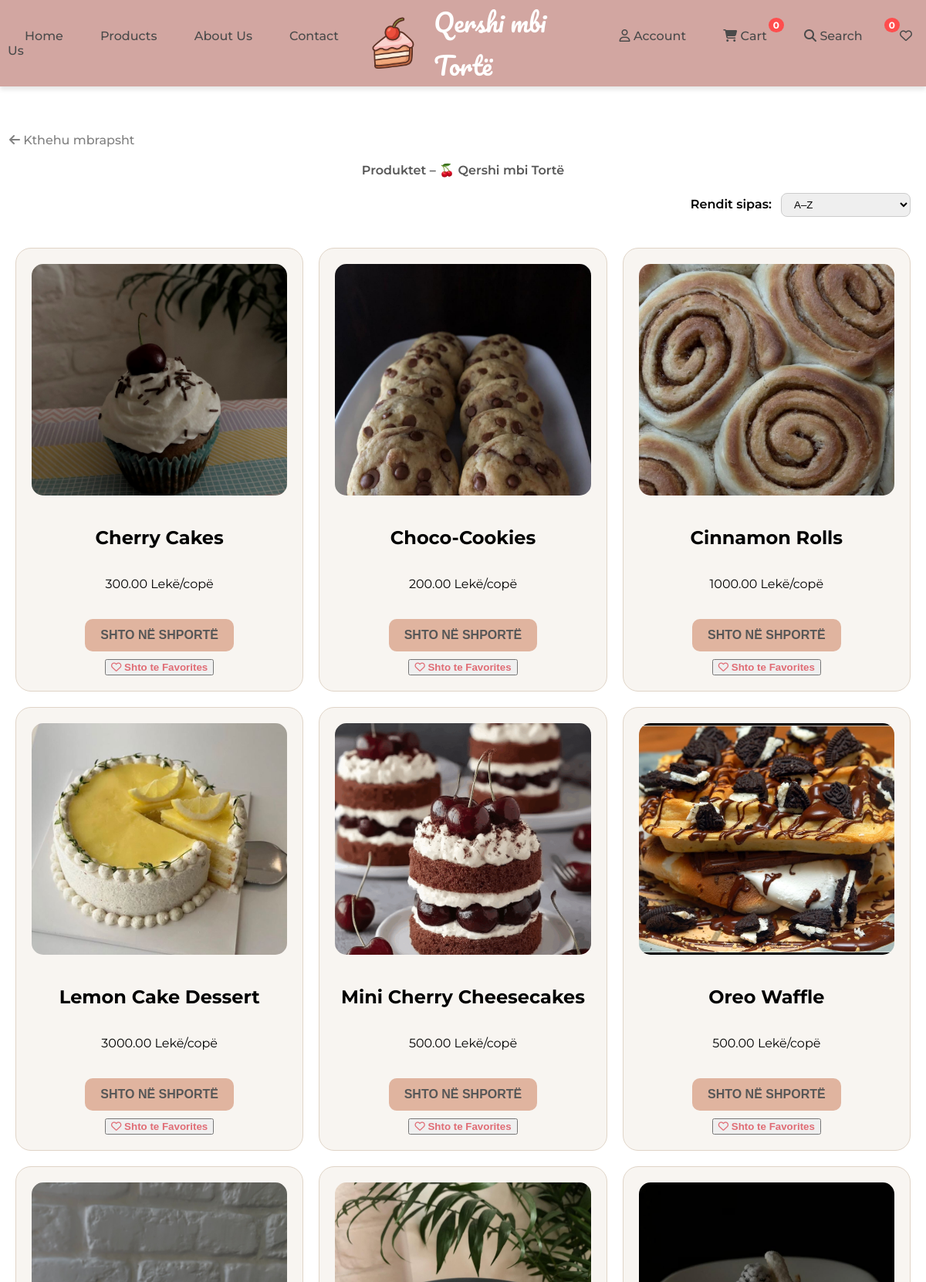
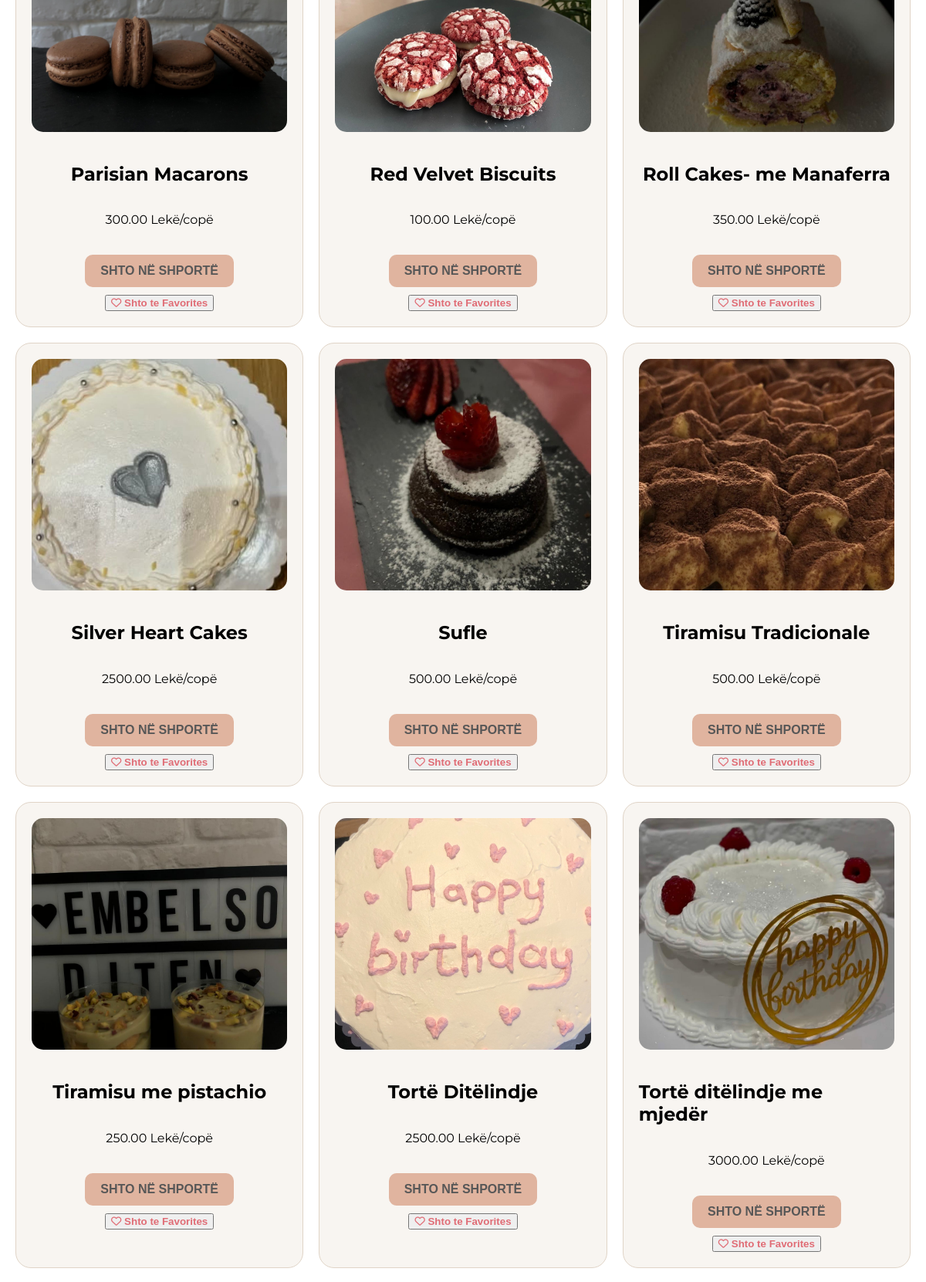
Screenshot of /products/ (upper part) with the database file from the repository (2 pictures, top to bottom).
### shop/models.py (models this page shows, shortened)
class Product(models.Model):
    name = models.CharField(max_length=200)
    price = models.DecimalField(max_digits=8, decimal_places=2)
    available_quantity = models.IntegerField(default=0)
    ordered_quantity = models.IntegerField(default=0)
    image = models.ImageField(upload_to='images/', default='images/default.png')

### shop/views.py (the view)
# urls.py: path("products/", views.product_list, name="products"),
def product_list(request):
    sort_by = request.GET.get('sort_by', 'name')
    allowed_sort_fields = ['name', '-name', 'price', '-price']
    if sort_by not in allowed_sort_fields:
        sort_by = '-name'
    products = Product.objects.all().order_by(sort_by)
    if request.user.is_authenticated:
        user_favorites = Favorite.objects.filter(user=request.user).values_list('product_id', flat=True)
    else:
        user_favorites = []
    return render(request, 'shop/product_list.html', {
        'products': products,
        'user_favorites': user_favorites
    })

### shop/templates/shop/product_list.html (shortened to what this page needs)
{% extends "shop/navbar_footer.html" %}
{% load static %}
{% block content %}
<div class="nav-left-custom">
  <a href="javascript:history.back()">
    <i class="fa-solid fa-arrow-left"></i> Kthehu mbrapsht
  </a>
</div>
<div class="nav-center">
  <a href="{% url 'products' %}">
    Produktet – 🍒 Qershi mbi Tortë
  </a>
</div>
<div class="sort-container">
  <form method="get" action="">
    <label for="sort_by">Rendit sipas:</label>
    <select name="sort_by" id="sort_by" onchange="this.form.submit()">
      <option value="name" {% if request.GET.sort_by == "name" %}selected{% endif %}>A–Z</option>
    </select>
  </form>
</div>
<div class="product-grid">
  {% if products %}
    {% for product in products %}
    <div class="product-card" id="product-{{ product.id }}">
        {% if product.image %}
          <img src="{{ product.image.url }}" alt="{{ product.name }}">
        {% else %}
          <img src="{% static 'images/placeholder.png' %}" alt="No image">
        {% endif %}
        <h2>{{ product.name }}</h2>
        <p>{{ product.price }} Lekë/copë</p>
        <form class="add-to-cart-form" method="post" action="{% url 'add_to_cart' product.id %}">
          <button type="submit" class="add-to-cart-button">SHTO NË SHPORTË</button>
        </form>
        <form method="post" action="{% url 'toggle_favorite' product.id %}" style="display:inline;">
          <button type="submit" class="btn-favorite">
            <i class="fa-regular fa-heart"></i> Shto te Favorites
          </button>
        </form>
      </div>
    {% endfor %}
  {% else %}
    <p style="grid-column: 1 / -1; text-align:center; color:#666; font-style:italic;">
      Nuk ka produkte për momentin.
    </p>
  {% endif %}
</div>
{% endblock %}

### shop/templates/shop/navbar_footer.html (shortened to what this page needs)
{% load static %}
<!DOCTYPE html>
<html lang="en">
<head>
  <link rel="stylesheet" href="https://cdnjs.cloudflare.com/ajax/libs/font-awesome/6.5.0/css/all.min.css" />
</head>
<body class="{% block body_class %}{% endblock %}">
  <div class="navbar">
    <div class="nav-left">
      <a href="{% url 'home' %}">Home</a>
      <a href="{% url 'products' %}">Products</a>
      <a href="{% url 'about_us' %}">About Us</a>
      <a href="{% url 'contact_us' %}">Contact Us</a>
    </div>
    <div class="logo">
      <img src="{% static 'images/logooo.png' %}" class="logo-img" />
      <span class="logo-text">Qershi mbi Tortë</span>
    </div>
    <div class="nav-right">
      {% if request.user.is_authenticated %}
        <a href="#"><i class="fa-regular fa-user"></i> {{ request.user.username }}</a>
        <a href="{% url 'client_logout' %}"><i class="fa-solid fa-right-from-bracket"></i> Logout</a>
      {% else %}
        <a href="{% url 'client_login' %}"><i class="fa-regular fa-user"></i> Account</a>
      {% endif %}
      <a href="{% url 'cart' %}" class="cart-link">
        <i class="fa-solid fa-cart-shopping"></i>
        <span id="cart-count">
          {% if request.session.cart_total_items %}{{ request.session.cart_total_items }}{% else %}0{% endif %}
        </span>
        Cart
      </a>
      <a href="{% url 'product_search' %}"><i class="fa-solid fa-magnifying-glass"></i> Search</a>
      <a href="{% url 'favorite_list' %}" class="favorites-link">
        <i class="fa-regular fa-heart"></i>
        <span id="favorites-count">
           {% if request.user.is_authenticated %}
              {{ request.user.favorites.count }}
                 {% else %}
                     0
                   {% endif %}
        </span>
      </a>
    </div>
  </div>
  <main>
    {% block content %}{% endblock %}
  </main>
</body>
</html>

### shop/templates/shop/navbar_footer.html (style rules this page uses)
html, body { margin: 0; padding: 0; height: 100%; display: flex; flex-direction: column; font-family: 'Montserrat', sans-serif; background: transparent; }
.navbar { background-color: #d2a6a1; padding: 0px 10px; display: flex; justify-content: space-between; align-items: center; box-shadow: 0 4px 6px rgba(0,0,0,0.1); }
.nav-left a, .nav-right a { color: #4a4a4a; text-decoration: none; margin: 0 10px; font-weight: 500; padding: 6px 12px; border-radius: 6px; transition: all 0.3s ease; }
.logo { display: flex; align-items: center; font-family: 'Pacifico', cursive; font-size: 2rem; color: #fff; cursor: default; }
.logo-img { width: 80px; height: auto; margin-right: 12px; border-radius: 10%; opacity: 0.9; border: none; }
.logo-text { font-size: 2rem; color: #fff; transition: color 0.3s ease; }
.cart-link { position: relative; display: inline-block; }
#cart-count, #favorites-count { background: #ff4d4d; color: white; font-size: 0.75em; font-weight: bold; padding: 2px 6px; border-radius: 50%; position: absolute; top: -8px; }
#cart-count { right: -10px; }
#favorites-count { right: -12px; }
.favorites-link { position: relative; }
main { flex: 1; margin-top: 60px; margin-bottom: 50px; }

### shop/templates/shop/product_list.html (style rules this page uses)
.nav-left-custom { margin-bottom: 20px; text-align: left; }
.nav-left-custom a { color: gray; text-decoration: none; font-weight: 500; padding: 6px 12px; border-radius: 6px; transition: all 0.3s ease; }
.nav-center { text-align: center; margin-bottom: 20px; }
.nav-center a { font-weight: 600; color: #575757; text-decoration: none; transition: color 0.3s ease; }
.sort-container { text-align: right; margin: 10px 20px 20px 20px; }
.sort-container label { font-weight: 600; margin-right: 8px; }
.sort-container select { padding: 6px 12px; border-radius: 8px; border: 1px solid #ccc; cursor: pointer; }
.product-grid { display: grid; grid-template-columns: repeat(auto-fit, minmax(300px, 1fr)); gap: 20px; padding: 20px; justify-content: center; }
.product-card { background-color: #f8f5f1; border-radius: 20px; padding: 20px; border: 1px solid #e0d4c7; overflow: hidden; display: flex; flex-direction: column; align-items: center; text-align: left; }
.product-card img { width: 100%; height: 300px; object-fit: cover; border-radius: 15px; margin-bottom: 20px; }
.add-to-cart-button { background-color: #e0b49f; color: #575757; border: none; padding: 12px 20px; border-radius: 10px; cursor: pointer; font-size: 1em; font-weight: 600; margin-top: 20px; width: 100%; transition: background-color 0.3s ease; }
.btn-favorite { display: block; margin-top: 10px; text-align: center; color: #e06c75; font-weight: 600; text-decoration: none; transition: color 0.3s; cursor: pointer; position: relative; }
.btn-favorite i { transition: transform 0.3s ease, color 0.3s ease; }

### rows the page displays
Product: image (picture), name "Cherry Cakes", price "300.00"
Product: image (picture), name "Choco-Cookies", price "200.00"
Product: image (picture), name "Cinnamon Rolls", price "1000.00"
Product: image (picture), name "Lemon Cake Dessert", price "3000.00"
Product: image (picture), name "Mini Cherry Cheesecakes", price "500.00"
Product: image (picture), name "Oreo Waffle", price "500.00"
Product: image (picture), name "Parisian Macarons", price "300.00"
Product: image (picture), name "Red Velvet Biscuits", price "100.00"
Product: image (picture), name "Roll Cakes- me Manaferra", price "350.00"
Product: image (picture), name "Silver Heart Cakes", price "2500.00"
Product: image (picture), name "Sufle", price "500.00"
Product: image (picture), name "Tiramisu Tradicionale", price "500.00"
Product: image (picture), name "Tiramisu me pistachio", price "250.00"
Product: image (picture), name "Tortë Ditëlindje", price "2500.00"
Product: image (picture), name "Tortë ditëlindje me mjedër", price "3000.00"
